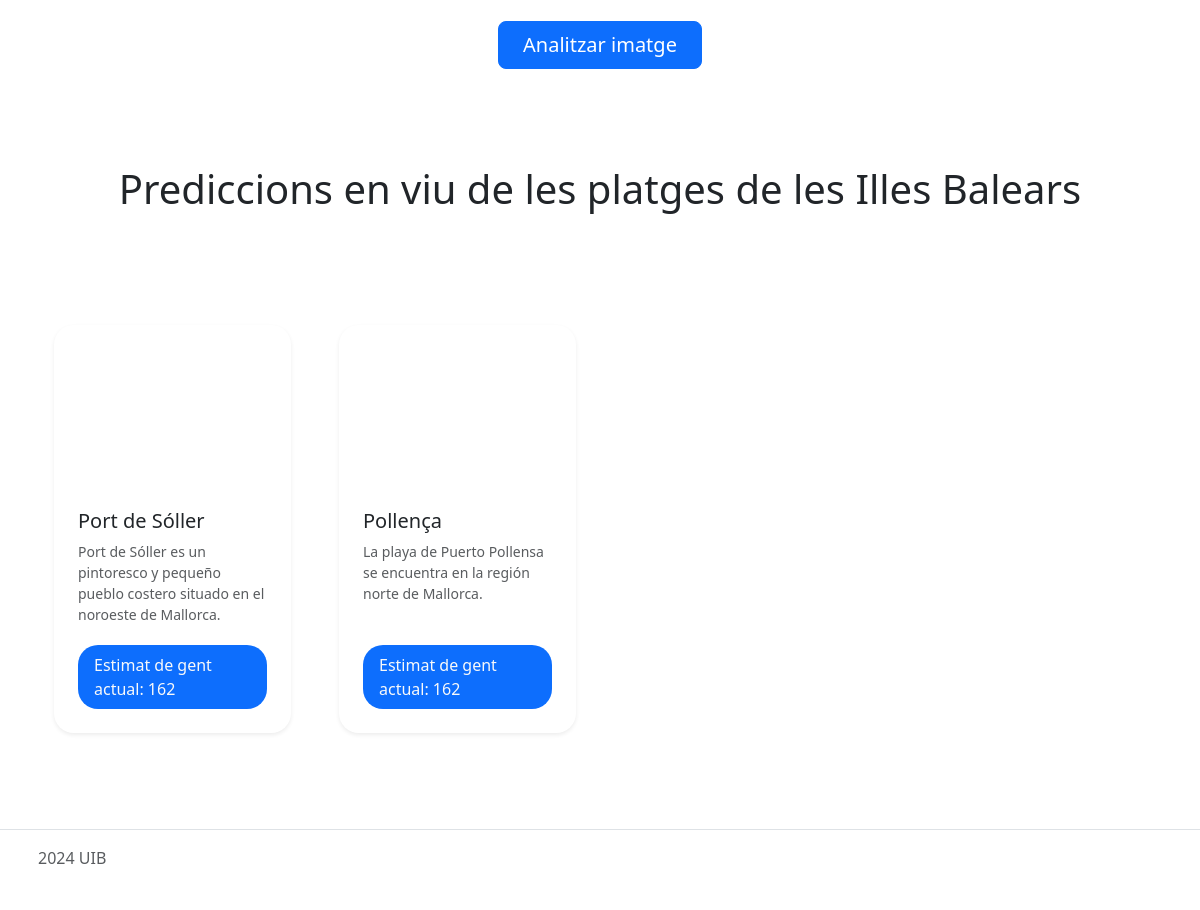
Before: / (lower part) with the older database file.
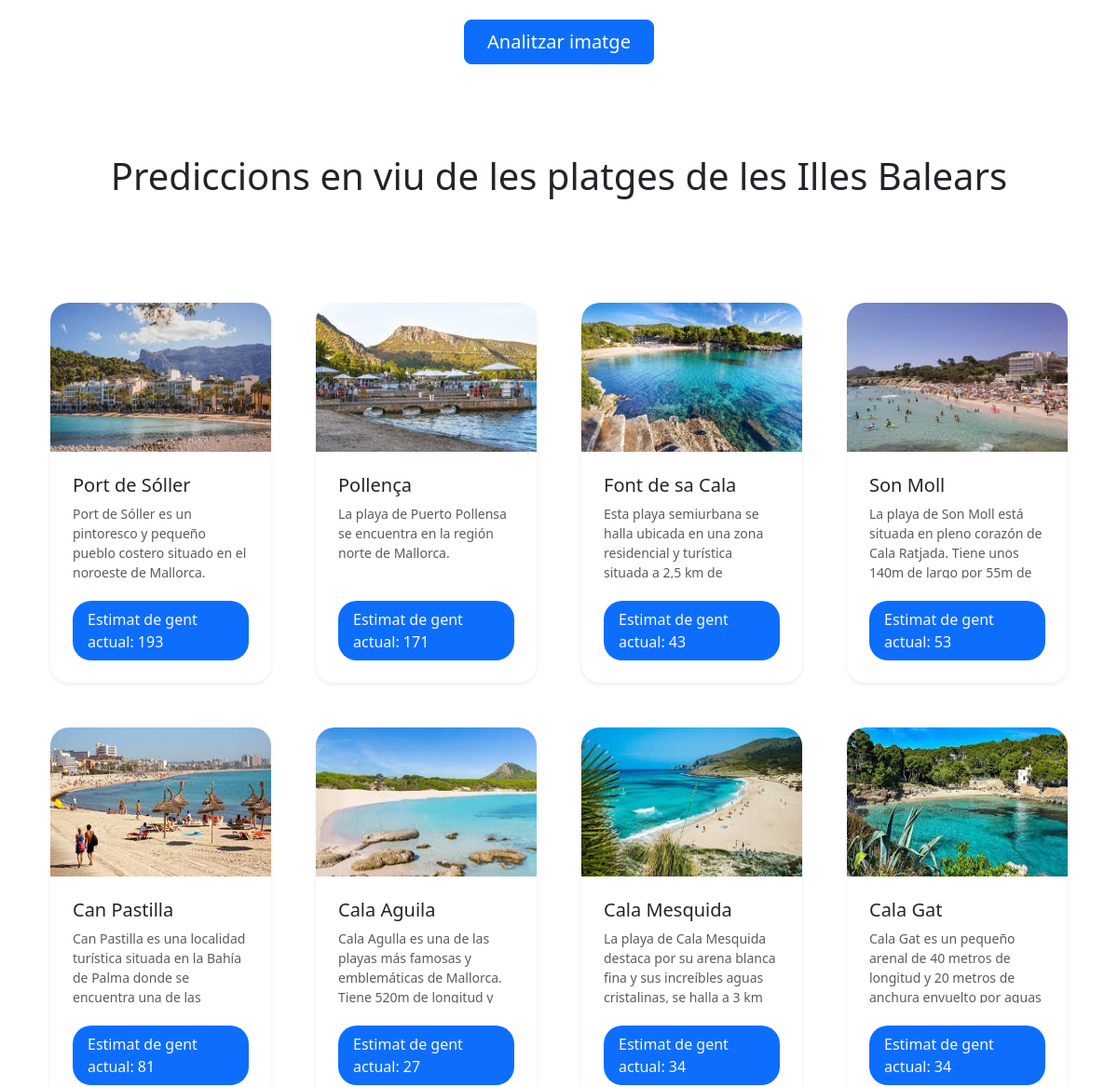
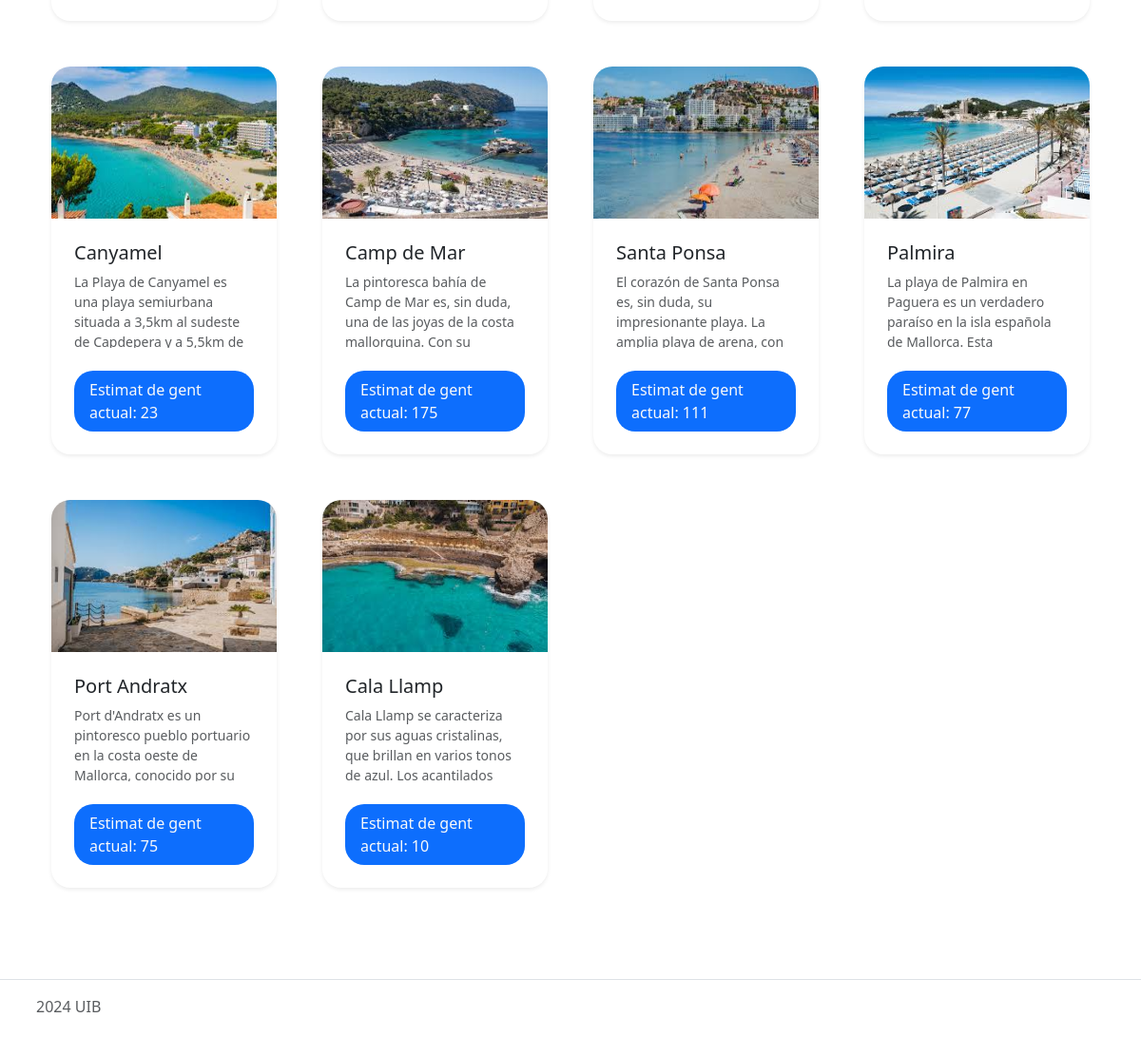
After: the same page with the newer database file (2 pictures, top to bottom).
### data/models.py (models this page shows, shortened)
class BeachCam(models.Model):
    beach_name = models.CharField(max_length=200, unique=True)
    beach_latitude = models.DecimalField(max_digits=9, decimal_places=6)
    beach_longitude = models.DecimalField(max_digits=9, decimal_places=6)
    url_image = models.CharField(max_length=200, null=True)
    url_seemallorca = models.CharField(max_length=200, null=True, blank=True)
    url_aemet = models.CharField(max_length=200, null=True, blank=True)
    url_platgesbalears = models.CharField(max_length=200, null=True, blank=True)
    url_youtube = models.CharField(max_length=200, null=True, blank=True)
    prefered_image_provider = models.CharField(max_length=25, null=False, default="youtube")
    probe_freq_mins = models.IntegerField(default=60)
    description = models.CharField(max_length=255, null=True)
    available = models.BooleanField(default=True)
    max_crowd_count = models.IntegerField()
    def last_prediction(self):
        return self.prediction_set.order_by('-ts').first()

### core/views.py (the view)
# urls.py: 2. Add a URL to urlpatterns:  path('', views.home, name='home')
def home(request):
    beachcams = list(BeachCam.objects.all())
    return render(request, 'core/home.html', context={'cams': beachcams})

### data/models.py (called while the page is built)
    def getCrowdCount(self):
        return int(self.crowd_count)

    def getCrowdCountText(self):
        return f"Estimat de gent actual: {self.getCrowdCount()}"

### templates/core/home.html (shortened to what this page needs)
{% extends 'core/parent.html' %}
{% load static %}
{% block content %}
  <section id="hero-section" class="container px-4 py-5 my-5 text-center">
    <div class="col-lg-6 mx-auto">
      <div class="d-grid gap-2 d-sm-flex justify-content-sm-center">
        <a href="/analyze-image" class="btn btn-primary btn-lg px-4 gap-3">Analitzar imatge</a>
      </div>
    </div>
  </section>
  {% include 'components/beachCamItemGallery.html' with id='platges' text='Prediccions en viu de les platges de les Illes Balears' cams=cams %}
{% endblock %}

### templates/core/parent.html (shortened to what this page needs)
<!DOCTYPE html>
<html lang="en">
  {% load static %}
  <head>
    <link href="https://cdn.jsdelivr.net/npm/bootstrap@5.3.3/dist/css/bootstrap.min.css" rel="stylesheet" />
    <link rel="stylesheet" href="https://cdnjs.cloudflare.com/ajax/libs/animate.css/4.1.1/animate.min.css" />
    <link rel="stylesheet" href="{% static 'app.css' %}" />
  </head>
  <body>
    <main>
      {% block content %}
      {% endblock %}
    </main>
    {% include 'components/footer.html' %}
  </body>
</html>

### templates/components/beachCamItemGallery.html (shortened to what this page needs)
<section id="{{ id }}" class="container">
  <h1 class="mb-5 mt-5 text-center">{{ text }}</h1>
  <div class="separator py-2"></div>
  <div class="galleryItemsContainer row my-5">
    {% for cam in cams %}
      <div class="col-xl-3 col-lg-4 col-md-6 mb-5 px-4">
        {% include 'components/beachCamItem.html' with cam=cam prediction=cam.last_prediction %}
      </div>
    {% endfor %}
  </div>
</section>

### templates/components/beachCamItem.html (shortened to what this page needs)
{% load static %}
<div class="galleryItem rounded shadow-sm" onclick="window.location.href='/show/{{ cam.beach_name }}'">
  <img src="{% static 'images/beachs/' %}{{cam.url_image}}" alt="" class="img-fluid card-img-top min-h-150" />
  <div class="p-4">
    <h5><a href="/show/{{ cam.beach_name }}" class="text-dark text-decoration-none">{{ cam.beach_name }}</a></h5>
    <p class="small text-muted mb-0 galleryItemDescription">{{ cam.description }}</p>
    {% include 'components/pill.html' with text=prediction.getCrowdCountText %}
  </div>
</div>

### templates/components/pill.html
<div class="pill w-fit rounded d-flex align-items-center justify-content-between bg-primary text-light px-3 py-2 mt-4">
  <p class="mb-0">{{ text }}</p>
</div>

### templates/components/footer.html
<footer class="d-flex flex-wrap justify-content-between align-items-center py-3 my-4 border-top">
  <div class="col-md-4 d-flex align-items-center">
    <a href="/" class="mb-3 me-2 mb-md-0 text-muted text-decoration-none lh-1">
      <svg class="bi" width="30" height="24">
        <use xlink:href="#bootstrap"></use>
      </svg>
    </a>
    <span class="mb-3 mb-md-0 text-muted">2024 UIB</span>
  </div>
</footer>

### static/app.css (style rules this page uses)
body { min-height: 100vh !important; }

### static/css/galleryItem.css (style rules this page uses)
div.galleryItem { cursor: pointer; }
.galleryItem img { min-height: 160px; max-height: 160px; border-top-left-radius: 20px !important; border-top-right-radius: 20px !important; }
.galleryItem .galleryItemDescription { overflow: hidden; text-overflow: ellipsis; max-height: 80px; min-height: 80px; position: relative; }
div.galleryItem, div.galleryItem .pill { border-radius: 20px !important; }

### static/css/utils.css (style rules this page uses)
.w-fit { width: fit-content !important; }

Changed rows visible on the page:
changed BeachCam "Port de Sóller": url_image: picture added; text "Estimat de gent actual: 162" → "Estimat de gent actual: 193"
changed BeachCam "Pollença": url_image: picture added; text "Estimat de gent actual: 162" → "Estimat de gent actual: 171"
added BeachCam: url_image (picture), beach_name "Font de sa Cala", description "Esta playa semiurbana se halla ubicada en una zona residencial y turística situada a 2,5 km de…", text "Estimat de gent actual: 43"
added BeachCam: url_image (picture), beach_name "Son Moll", description "La playa de Son Moll está situada en pleno corazón de Cala Ratjada. Tiene unos 140m de largo por 55m de…", text "Estimat de gent actual: 53"
added BeachCam: url_image (picture), beach_name "Can Pastilla", description "Can Pastilla es una localidad turística situada en la Bahía de Palma donde se encuentra una de las…", text "Estimat de gent actual: 81"
added BeachCam: url_image (picture), beach_name "Cala Aguila", description "Cala Agulla es una de las playas más famosas y emblemáticas de Mallorca. Tiene 520m de longitud y…", text "Estimat de gent actual: 27"
added BeachCam: url_image (picture), beach_name "Cala Mesquida", description "La playa de Cala Mesquida destaca por su arena blanca fina y sus increíbles aguas cristalinas, se halla a 3 km…", text "Estimat de gent actual: 34"
added BeachCam: url_image (picture), beach_name "Cala Gat", description "Cala Gat es un pequeño arenal de 40 metros de longitud y 20 metros de anchura envuelto por aguas…", text "Estimat de gent actual: 34"
added BeachCam: url_image (picture), beach_name "Canyamel", description "La Playa de Canyamel es una playa semiurbana situada a 3,5km al sudeste de Capdepera y a 5,5km de…", text "Estimat de gent actual: 23"
added BeachCam: url_image (picture), beach_name "Camp de Mar", description "La pintoresca bahía de Camp de Mar es, sin duda, una de las joyas de la costa mallorquina. Con su…", text "Estimat de gent actual: 175"
added BeachCam: url_image (picture), beach_name "Santa Ponsa", description "El corazón de Santa Ponsa es, sin duda, su impresionante playa. La amplia playa de arena, con…", text "Estimat de gent actual: 111"
added BeachCam: url_image (picture), beach_name "Palmira", description "La playa de Palmira en Paguera es un verdadero paraíso en la isla española de Mallorca. Esta…", text "Estimat de gent actual: 77"
added BeachCam: url_image (picture), beach_name "Port Andratx", description "Port d'Andratx es un pintoresco pueblo portuario en la costa oeste de Mallorca, conocido por su…", text "Estimat de gent actual: 75"
added BeachCam: url_image (picture), beach_name "Cala Llamp", description "Cala Llamp se caracteriza por sus aguas cristalinas, que brillan en varios tonos de azul. Los acantilados…", text "Estimat de gent actual: 10"
